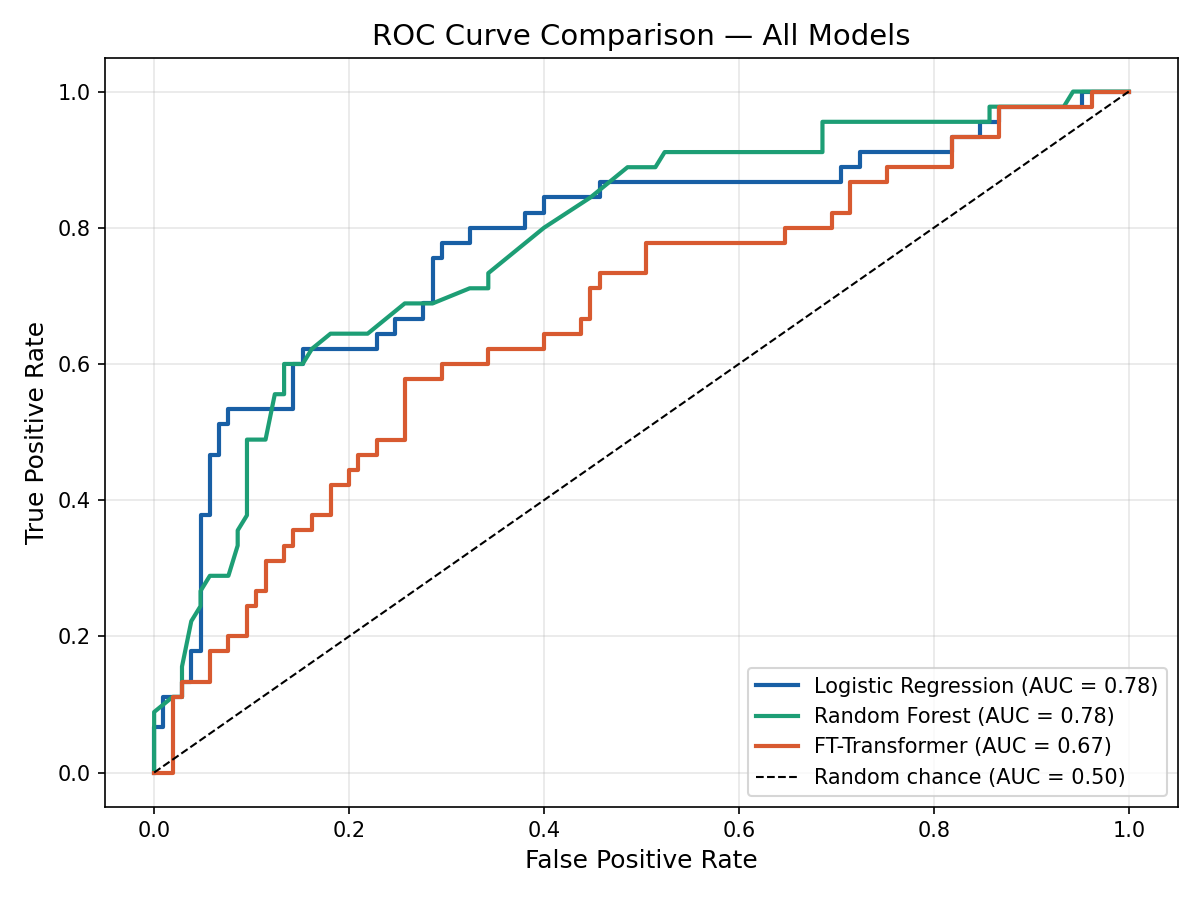

This figure's Python source:
import numpy as np
import matplotlib.pyplot as plt
import torch
from sklearn.linear_model import LogisticRegression
from sklearn.ensemble import RandomForestClassifier
from sklearn.metrics import roc_curve, roc_auc_score

from src.data.preprocessing_revised import prepare_data
from src.models.ft_transformer_revised import (
    FTTransformerLike, TrainConfig, make_dataloaders, collect_predictions
)

print("Loading data...")
prepared = prepare_data()

# --- Logistic Regression ---
print("Training Logistic Regression...")
lr = LogisticRegression(class_weight='balanced', max_iter=1000, random_state=42)
lr.fit(prepared.x_train_p, prepared.y_train)
lr_probs = lr.predict_proba(prepared.x_test_p)[:, 1]
y_test = prepared.y_test.to_numpy()

# --- Random Forest ---
print("Training Random Forest...")
rf = RandomForestClassifier(n_estimators=100, class_weight='balanced', random_state=42, n_jobs=-1)
rf.fit(prepared.x_train_p, prepared.y_train)
rf_probs = rf.predict_proba(prepared.x_test_p)[:, 1]

# --- FT-Transformer ---
print("Training FT-Transformer (this may take a minute)...")
config = TrainConfig()
device = torch.device("cpu")
data = make_dataloaders(config)

model = FTTransformerLike(
    num_features=data.num_features,
    embedding_dim=config.embedding_dim,
    num_heads=config.num_heads,
    num_layers=config.num_layers,
    dropout=config.dropout,
).to(device)

optimizer = torch.optim.AdamW(model.parameters(), lr=config.learning_rate, weight_decay=config.weight_decay)
loss_fn = torch.nn.BCEWithLogitsLoss(pos_weight=data.pos_weight.to(device))

best_val_auc = 0
best_state = None
patience_counter = 0

for epoch in range(1, config.epochs + 1):
    model.train()
    for x_batch, y_batch in data.train_loader:
        x_batch, y_batch = x_batch.to(device), y_batch.to(device)
        optimizer.zero_grad()
        loss = loss_fn(model(x_batch).squeeze(), y_batch)
        loss.backward()
        torch.nn.utils.clip_grad_norm_(model.parameters(), config.gradient_clip_norm)
        optimizer.step()

    model.eval()
    with torch.no_grad():
        val_probs, val_targets = collect_predictions(model, data.val_loader, device)
    val_auc = roc_auc_score(val_targets, val_probs)

    if val_auc > best_val_auc:
        best_val_auc = val_auc
        best_state = {k: v.clone() for k, v in model.state_dict().items()}
        patience_counter = 0
    else:
        patience_counter += 1
        if patience_counter >= config.early_stopping_patience:
            print(f"Early stopping at epoch {epoch}")
            break

model.load_state_dict(best_state)
model.eval()
with torch.no_grad():
    ft_probs, ft_targets = collect_predictions(model, data.test_loader, device)

# --- Plot ROC curves ---
fig, ax = plt.subplots(figsize=(8, 6))

models = [
    (y_test,     lr_probs, "Logistic Regression", "#185FA5"),
    (y_test,     rf_probs, "Random Forest",        "#1D9E75"),
    (ft_targets, ft_probs, "FT-Transformer",       "#D85A30"),
]

for targets, probs, label, color in models:
    fpr, tpr, _ = roc_curve(targets, probs)
    score = roc_auc_score(targets, probs)
    ax.plot(fpr, tpr, label=f"{label} (AUC = {score:.2f})", linewidth=2, color=color)

ax.plot([0, 1], [0, 1], 'k--', linewidth=1, label="Random chance (AUC = 0.50)")
ax.set_xlabel("False Positive Rate", fontsize=12)
ax.set_ylabel("True Positive Rate", fontsize=12)
ax.set_title("ROC Curve Comparison — All Models", fontsize=14)
ax.legend(loc="lower right", fontsize=10)
ax.grid(True, alpha=0.3)

plt.tight_layout()
plt.savefig("roc_comparison.png", dpi=150)
print("\nDone! Chart saved as roc_comparison.png in your project folder.")
